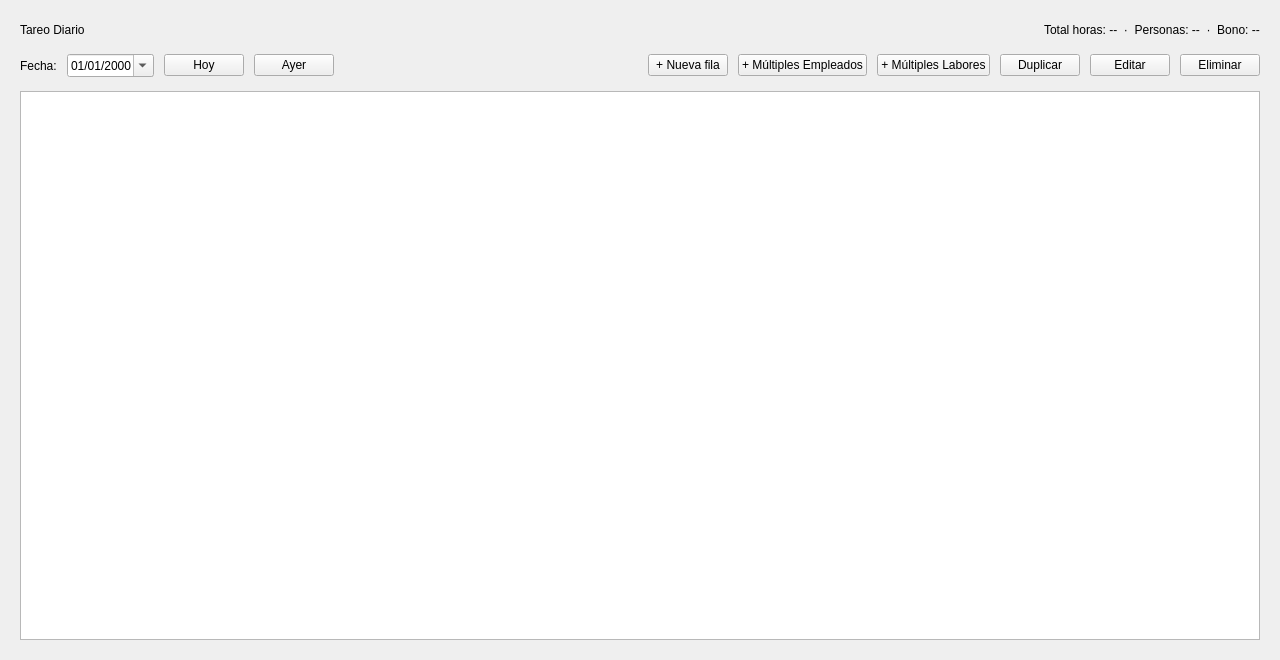
<?xml version="1.0" encoding="UTF-8"?>
<ui version="4.0">
 <class>TareoDiario</class>
 <widget class="QWidget" name="TareoDiario">
  <property name="geometry"><rect><x>0</x><y>0</y><width>1280</width><height>660</height></rect></property>
  <layout class="QVBoxLayout" name="lytRoot">
   <property name="leftMargin"><number>20</number></property>
   <property name="topMargin"><number>20</number></property>
   <property name="rightMargin"><number>20</number></property>
   <property name="bottomMargin"><number>20</number></property>
   <property name="spacing"><number>14</number></property>

   <item>
    <layout class="QHBoxLayout" name="lytTit">
     <item><widget class="QLabel" name="lblTitulo"><property name="text"><string>Tareo Diario</string></property></widget></item>
     <item><spacer name="spT"><property name="orientation"><enum>Qt::Horizontal</enum></property><property name="sizeHint" stdset="0"><size><width>40</width><height>20</height></size></property></spacer></item>
     <item><widget class="QLabel" name="lblTotales"><property name="text"><string>Total horas: --  ·  Personas: --  ·  Bono: --</string></property></widget></item>
    </layout>
   </item>

   <item>
    <layout class="QHBoxLayout" name="lytFil">
     <property name="spacing"><number>10</number></property>
     <item><widget class="QLabel" name="lblFecha"><property name="text"><string>Fecha:</string></property></widget></item>
     <item><widget class="QDateEdit" name="dtFecha"><property name="calendarPopup"><bool>true</bool></property><property name="displayFormat"><string>dd/MM/yyyy</string></property></widget></item>
     <item><widget class="QPushButton" name="btnHoy"><property name="text"><string>Hoy</string></property><property name="cursor"><cursorShape>PointingHandCursor</cursorShape></property></widget></item>
     <item><widget class="QPushButton" name="btnAyer"><property name="text"><string>Ayer</string></property><property name="cursor"><cursorShape>PointingHandCursor</cursorShape></property></widget></item>
     <item><spacer name="spF"><property name="orientation"><enum>Qt::Horizontal</enum></property><property name="sizeHint" stdset="0"><size><width>40</width><height>20</height></size></property></spacer></item>
     <item><widget class="QPushButton" name="btnNuevo"><property name="text"><string>+ Nueva fila</string></property><property name="cursor"><cursorShape>PointingHandCursor</cursorShape></property></widget></item>
     <item><widget class="QPushButton" name="btnMasivo"><property name="text"><string>+ Múltiples Empleados</string></property><property name="cursor"><cursorShape>PointingHandCursor</cursorShape></property><property name="toolTip"><string>Cuadrilla: varias personas, mismo lote/labor</string></property></widget></item>
     <item><widget class="QPushButton" name="btnMultiLabor"><property name="text"><string>+ Múltiples Labores</string></property><property name="cursor"><cursorShape>PointingHandCursor</cursorShape></property><property name="toolTip"><string>Un empleado, varias labores/lotes</string></property></widget></item>
     <item><widget class="QPushButton" name="btnDuplicar"><property name="text"><string>Duplicar</string></property><property name="cursor"><cursorShape>PointingHandCursor</cursorShape></property></widget></item>
     <item><widget class="QPushButton" name="btnEditar"><property name="text"><string>Editar</string></property><property name="cursor"><cursorShape>PointingHandCursor</cursorShape></property></widget></item>
     <item><widget class="QPushButton" name="btnEliminar"><property name="text"><string>Eliminar</string></property><property name="cursor"><cursorShape>PointingHandCursor</cursorShape></property></widget></item>
    </layout>
   </item>

   <item><widget class="QTableWidget" name="tblTareo"/></item>
  </layout>
 </widget>
 <resources/>
 <connections/>
</ui>
